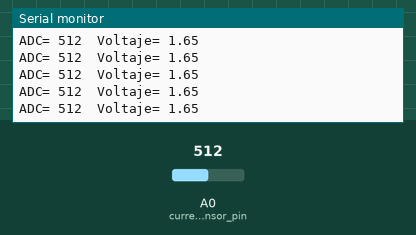
Simulated run of this sketch. Board: Arduino Uno, built with avr-gcc and run on an emulated ATmega328P. On the bench: the last lines printed to the serial monitor. Inputs (shaded band) come from the test bench; at power-on: A0 (current_sensor_pin) = 512.

Above: at 1.2 s.
1.3 s: A0 (current_sensor_pin) set to 716
At 1.32 s:
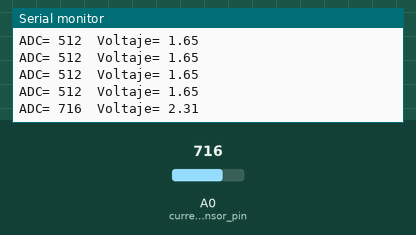
2.8 s: A0 (current_sensor_pin) set to 900
At 2.83 s:
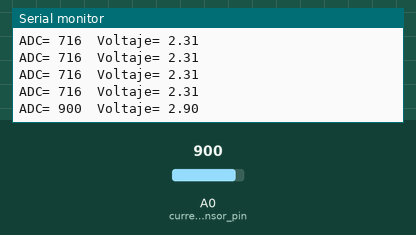
Timing chart, 0 to 5.8 s (numbered marks = the images above; inputs shaded):
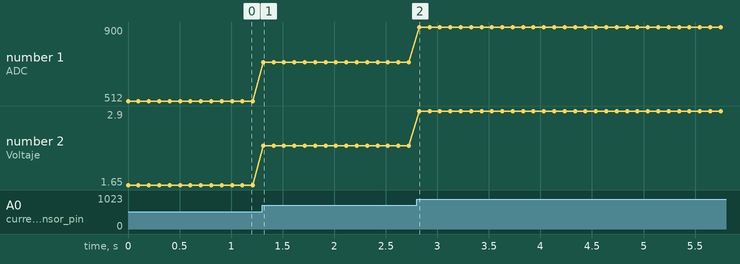

Measured:
- after the input at 1.3 s, the serial monitor: prints a new line at once (image 1)
- after the input at 2.8 s, the serial monitor: prints a new line at once (image 2)
- plotted number 1: 512 → 716 after the input at 1.3 s, 716 → 900 after the input at 2.8 s
- plotted number 2: 1.65 → 2.31 after the input at 1.3 s, 2.31 → 2.9 after the input at 2.8 s

The sketch:

lectura_A0_en_un_ESP8266.ino
```cpp
int current_sensor_pin = A0;// A0=GPIO17 Analog input pin that sensor is attached to

void setup() {
  //Iniciamos la Comunicacion Serial a 9600 baudios
  Serial.begin(115200);
}

void loop() {
  int sensorValue = analogRead(current_sensor_pin); //Lectura del ADC
  float voltage = sensorValue * (3.3 / 1023.0); //escalamos a voltaje


 //Enviamos por el puerto serie
  Serial.print("ADC= ");
  Serial.print(sensorValue);
  Serial.print("  Voltaje= ");
  Serial.println(voltage);

  delay(100);
}
```
